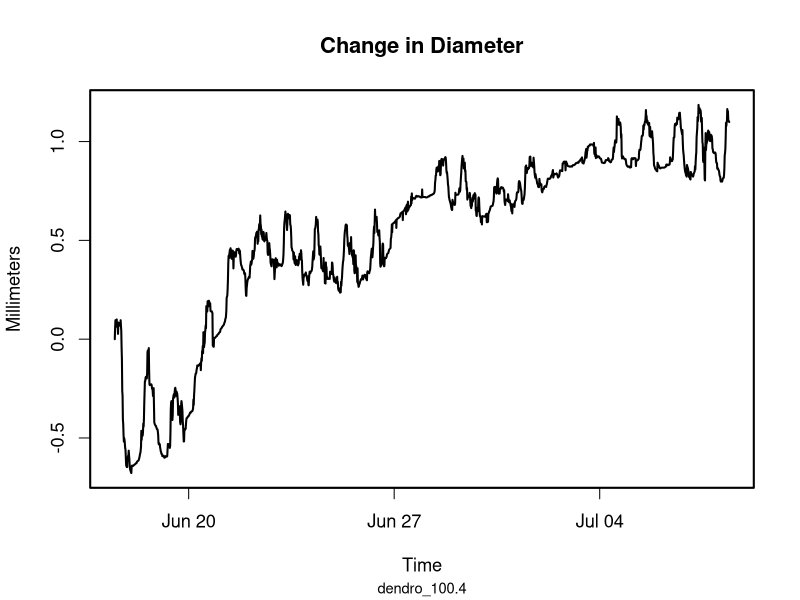
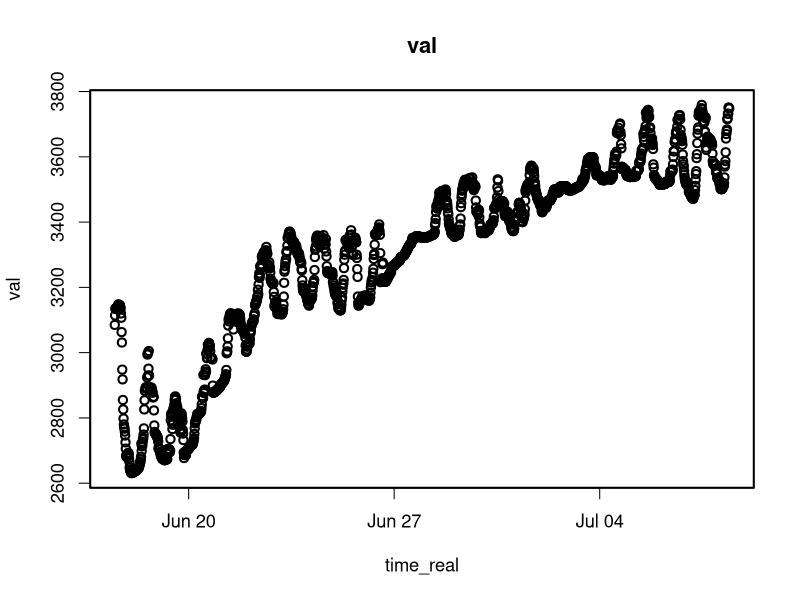
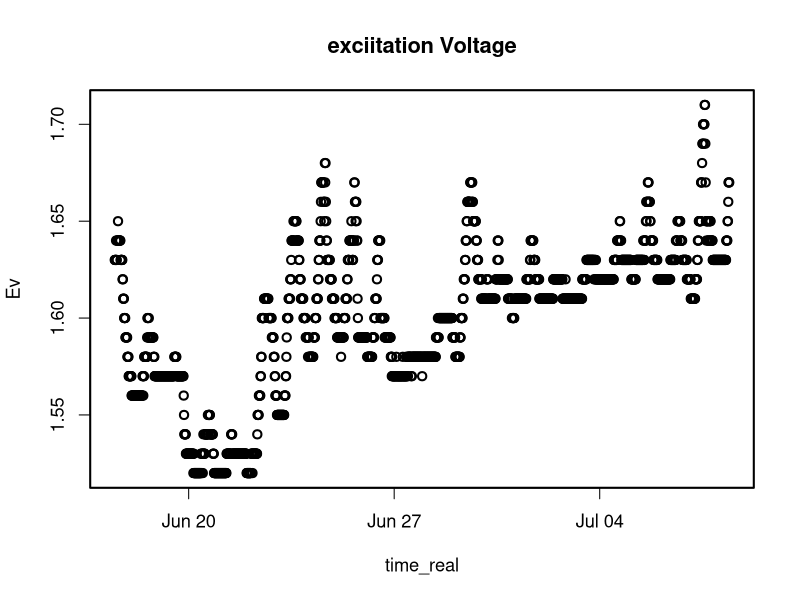
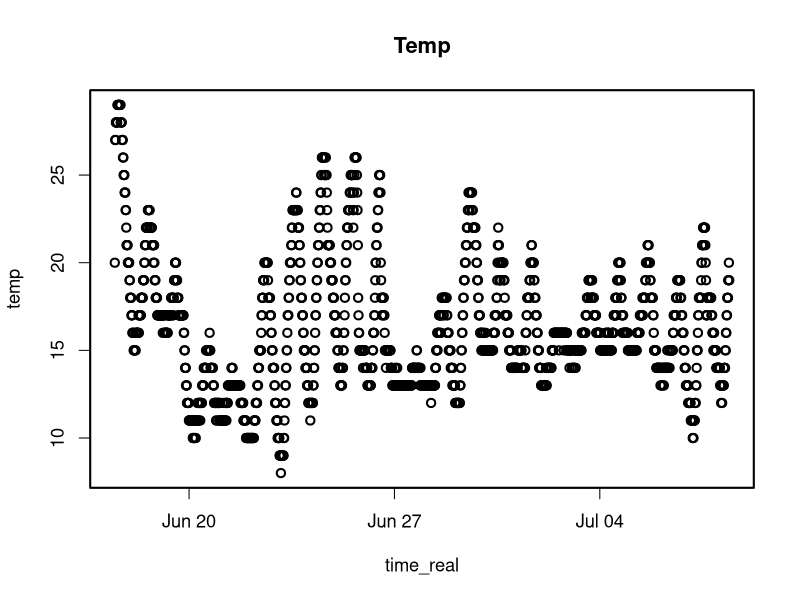
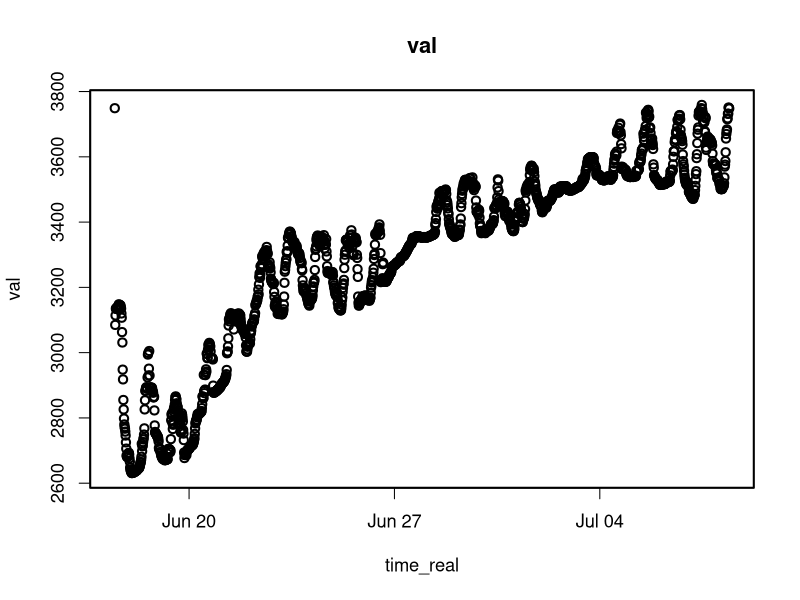
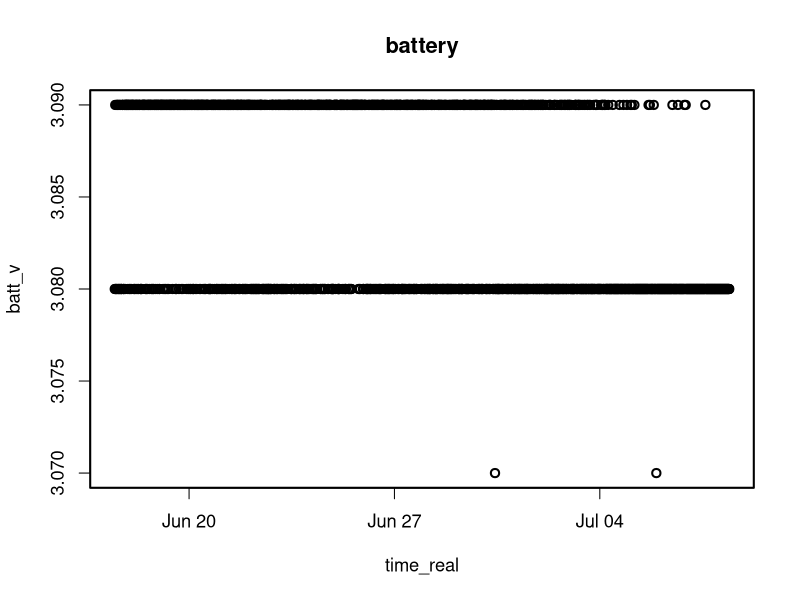

Here is the R script that generated these plots, in order: (Note: this script raises an error after producing the figures.)
setwd("~/Documents/Projects/UA_FAIRBANKS/uaf_dendrometer/data/20160708/")
##--Load In Data--##
data = data.frame(read.csv("100_4.csv"))
#Sensor Address, Unix Time Stamp, ADC Value, Temperature, Battery Voltage, Excitation Voltage, Number of send attamps
names(data) <- c("sensor_num", "time", "val", "temp", "batt_v", "Ev", "n_at") 
data$time_real = as.POSIXct(data$time, origin="1970-01-01") #Convert time to POSIX
Vref = 2.048 #ADC Voltage Reference
N = 16 #ADC Set to 16 bit resolution
LSB = ((2*Vref)/2^N) #Least Significant Bit (in volts)
PGA = 1 #Programmable Gain Amplifier (Set to 1)
L = 50 #Length of Linear Sensor
data$Iv = data$val*(LSB/PGA) #Caluclate Input Voltage (Iv)
data$position = ((data$Iv/data$Ev)*L) #Calculate Position of Slider

data$change = data[,10] - data[1,10] #calculate the change in diameter of the tree
dataTrim = data[0:(nrow(data)-1),0:11]
par(
  cex = "1.1",
  cex.sub="0.8",
  lwd = "2"
  )
plot(
  change~time_real, 
  data = dataTrim, 
  main="Change in Diameter",
  sub="dendro_100.4",
  xlab="Time",
  ylab="Millimeters",
  type = "l"
  )

help(plot)
help(par)

plot(val~time_real, data = dataTrim, main="val")
plot(Ev~time_real, data = dataTrim, main = "exciitation Voltage")

plot(temp~time_real, data=data, main="Temp")
plot(val~time_real, data = data, main="val")
plot(batt_v~time_real, data = data, main = "battery")


ggplot(BOD, aes(x=data$time, y=data$position)) + geom_line()

install.packages("ggplot2")
library("ggplot2", lib.loc="/Library/Frameworks/R.framework/Versions/3.1/Resources/library")
